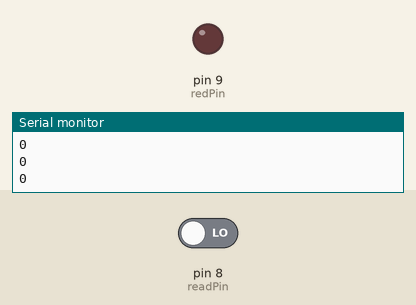
Bench run of a sketch on a simulated Arduino Uno, built with avr-gcc and run on an emulated ATmega328P. Shown: output pins drawn as LEDs (lit = HIGH), the last lines printed to the serial monitor. The inputs (shaded band) are chosen by the test bench; at power-on: pin 8 (readPin) LOW.

Above: at 2.8 s.
2.9 s: pin 8 (readPin) driven HIGH
At 4.5 s:
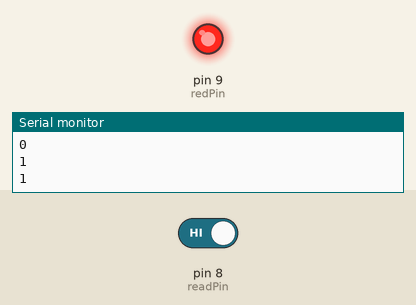
Timing chart, 0 to 6.0 s (numbered marks = the images above; inputs shaded):
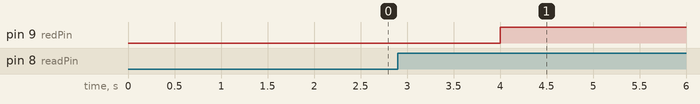

The sketch:

BareMinimum.ino
```cpp
int readPin=8;
int redPin=9;
int readVal;
int buttonOld=1;
int ledState=0;
void setup() {
  // put your setup code here, to run once:
  pinMode(readPin,INPUT);
  pinMode(redPin,OUTPUT);
  Serial.begin(9600);

}

void loop() {
  // put your main code here, to run repeatedly:
  readVal=digitalRead(readPin);
  Serial.println(readVal);
  delay(1000);
  if(buttonOld==0 && readVal==1){
    if(ledState==0){
      digitalWrite(redPin,HIGH);
      ledState=1;
    }
    else{
      digitalWrite(redPin,LOW);
      ledState=0;
    }
  }
  buttonOld=readVal;

}
```

Measured:
- after the input at 2.9 s, pin 9 (redPin): LOW → HIGH after 1.1 s
